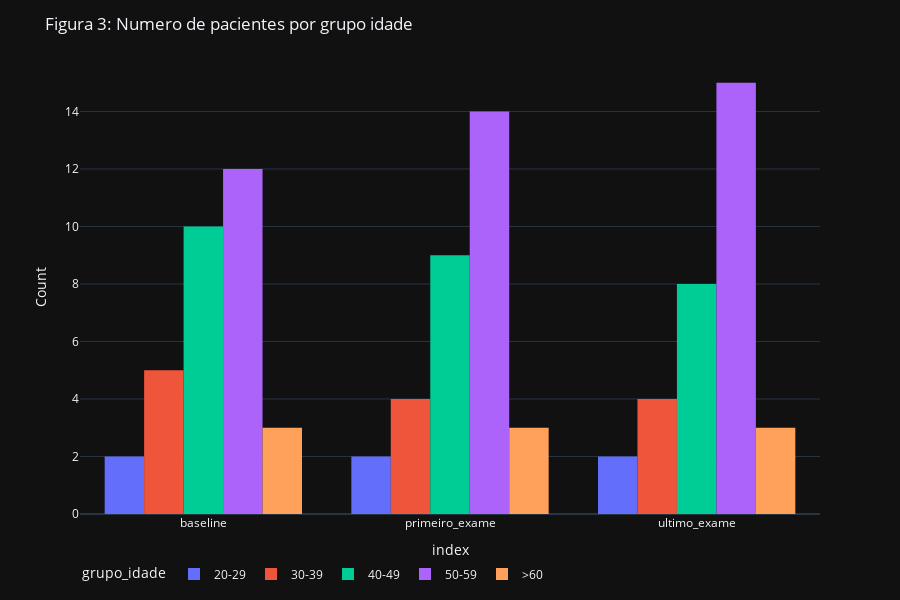

Notebook cell for this chart:
### Markdown cell above
#### Numero de pacientes por grupo idade

### Code cell
pd.options.plotting.backend = "plotly"
fig = pd.concat([df_baseline.groupby("grupo_idade")[["grupo_idade"]].count(),
                 df_primeiro_exame.groupby("grupo_idade")[["grupo_idade"]].count(),
                 df_ultimo_exame.groupby("grupo_idade")[["grupo_idade"]].count()],axis=1)
fig.columns = ["baseline","primeiro_exame","ultimo_exame"]
# fig = fig["baseline"].plot.bar(x=fig.columns, color=fig.index)
fig = fig.T
print(fig)
fig = px.histogram(fig, x=fig.index, y=fig.columns, barmode='group',
            #  color='smoker', barmode='group',
             height=400)

fig.update_layout(
    title = "Figura 3: Numero de pacientes por grupo idade",
    dragmode="zoom",
    hovermode="x",
    legend=dict(orientation="h"),
    height=600,
    # legend = dict(traceorder="reversed"),
    template = "plotly_dark",
)

# fig.update_xaxes(title = "grupo_idade")
fig.update_yaxes(title_text="Count")

fig.show()
fig.write_image("../reports/figures/pacientes_grupo_idade.png")

### Figure 1 — Plotly figure (JSON) as saved in the notebook; plotly's stock layout.template omitted (floating-point values rounded to 4 significant figures)
{"data": [{"alignmentgroup": "True", "bingroup": "x", "histfunc": "sum", "hovertemplate": "grupo_idade=20-29<br>index=%{x}<br>sum of value=%{y}<extra></extra>", "legendgroup": "20-29", "marker": {"color": "#636efa", "pattern": {"shape": ""}}, "name": "20-29", "offsetgroup": "20-29", "orientation": "v", "showlegend": true, "type": "histogram", "x": ["baseline", "primeiro_exame", "ultimo_exame"], "xaxis": "x", "y": [2, 2, 2], "yaxis": "y"}, {"alignmentgroup": "True", "bingroup": "x", "histfunc": "sum", "hovertemplate": "grupo_idade=30-39<br>index=%{x}<br>sum of value=%{y}<extra></extra>", "legendgroup": "30-39", "marker": {"color": "#EF553B", "pattern": {"shape": ""}}, "name": "30-39", "offsetgroup": "30-39", "orientation": "v", "showlegend": true, "type": "histogram", "x": ["baseline", "primeiro_exame", "ultimo_exame"], "xaxis": "x", "y": [5, 4, 4], "yaxis": "y"}, {"alignmentgroup": "True", "bingroup": "x", "histfunc": "sum", "hovertemplate": "grupo_idade=40-49<br>index=%{x}<br>sum of value=%{y}<extra></extra>", "legendgroup": "40-49", "marker": {"color": "#00cc96", "pattern": {"shape": ""}}, "name": "40-49", "offsetgroup": "40-49", "orientation": "v", "showlegend": true, "type": "histogram", "x": ["baseline", "primeiro_exame", "ultimo_exame"], "xaxis": "x", "y": [10, 9, 8], "yaxis": "y"}, {"alignmentgroup": "True", "bingroup": "x", "histfunc": "sum", "hovertemplate": "grupo_idade=50-59<br>index=%{x}<br>sum of value=%{y}<extra></extra>", "legendgroup": "50-59", "marker": {"color": "#ab63fa", "pattern": {"shape": ""}}, "name": "50-59", "offsetgroup": "50-59", "orientation": "v", "showlegend": true, "type": "histogram", "x": ["baseline", "primeiro_exame", "ultimo_exame"], "xaxis": "x", "y": [12, 14, 15], "yaxis": "y"}, {"alignmentgroup": "True", "bingroup": "x", "histfunc": "sum", "hovertemplate": "grupo_idade=>60<br>index=%{x}<br>sum of value=%{y}<extra></extra>", "legendgroup": ">60", "marker": {"color": "#FFA15A", "pattern": {"shape": ""}}, "name": ">60", "offsetgroup": ">60", "orientation": "v", "showlegend": true, "type": "histogram", "x": ["baseline", "primeiro_exame", "ultimo_exame"], "xaxis": "x", "y": [3, 3, 3], "yaxis": "y"}], "layout": {"barmode": "group", "dragmode": "zoom", "height": 600, "hovermode": "x", "legend": {"orientation": "h", "title": {"text": "grupo_idade"}, "tracegroupgap": 0}, "margin": {"t": 60}, "title": {"text": "Figura 3: Numero de pacientes por grupo idade"}, "xaxis": {"anchor": "y", "domain": [0, 1], "title": {"text": "index"}}, "yaxis": {"anchor": "x", "domain": [0, 1], "title": {"text": "Count"}}}}
